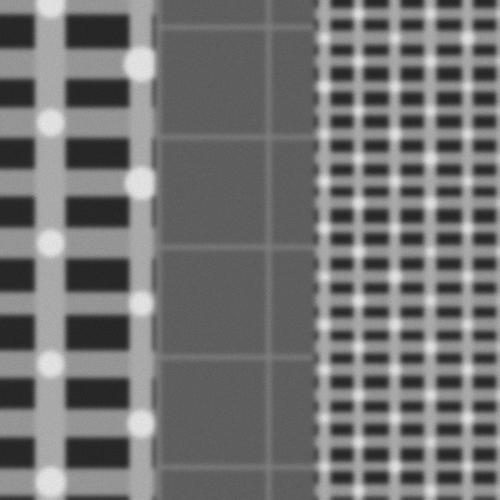
#> input picture data/sample_001/reference.png, 1000 x 1000 px (shown at 1/2 size)
$ python baseline_v5_2.py ../data/sample_001/reference.png ../data/sample_001/search.png   (older library calls are emulated)
#> lines starting #> are read from the running program, lines starting #| are printed output that depends on the picture
import sys
import cv2
import numpy as np


# ============================================================
# DRIFT-SENSE V5.2
# SPATIALLY-AWARE CANDIDATE RERANKING
# ============================================================

TEMPLATE_SIZE = 100

# Number of candidates generated by template matching
TOP_K = 30

# Larger context used for neighborhood verification
CONTEXT_SIZE = 300

# V5 score weights
GRAY_WEIGHT = 0.45
EDGE_WEIGHT = 0.20
GRADIENT_WEIGHT = 0.35

# Neighborhood contribution
NEIGHBOR_WEIGHT = 0.25

# Final score:
#
# final = V5_score * (1 - NEIGHBOR_WEIGHT)
#         + neighborhood_score * NEIGHBOR_WEIGHT
#
# This keeps V5 as the main signal while adding
# spatial/context information.


# ============================================================
# IMAGE FEATURES
# ============================================================

def make_edges(image):

    return cv2.Canny(
        image,
        50,
        150
    )


def make_gradient(image):

    gx = cv2.Sobel(
        image,
        cv2.CV_32F,
        1,
        0,
        ksize=3
    )

    gy = cv2.Sobel(
        image,
        cv2.CV_32F,
        0,
        1,
        ksize=3
    )

    magnitude = cv2.magnitude(
        gx,
        gy
    )

    magnitude = cv2.normalize(
        magnitude,
        None,
        0,
        255,
        cv2.NORM_MINMAX
    )

    return magnitude.astype(
        np.uint8
    )


# ============================================================
# NORMALIZED CORRELATION
# ============================================================

def correlation(template, patch):

    if template.shape != patch.shape:

        return -1.0

    template_f = (
        template.astype(
            np.float32
        )
    )

    patch_f = (
        patch.astype(
            np.float32
        )
    )

    template_f -= np.mean(
        template_f
    )

    patch_f -= np.mean(
        patch_f
    )

    denominator = (
        np.linalg.norm(template_f)
        *
        np.linalg.norm(patch_f)
    )

    if denominator < 1e-8:

        return 0.0

    value = (
        np.sum(
            template_f * patch_f
        )
        /
        denominator
    )

    return float(
        np.clip(
            value,
            -1.0,
            1.0
        )
    )


# ============================================================
# TOP CANDIDATES
# ============================================================

def get_top_candidates(
    response,
    top_k=TOP_K
):

    candidates = []

    kernel_size = 25

    kernel = np.ones(
        (
            kernel_size,
            kernel_size
        ),
        np.uint8
    )

    local_max = cv2.dilate(
        response,
        kernel
    )

    mask = (
        response >=
        local_max - 1e-6
    )

    ys, xs = np.where(
        mask
    )

    points = []

    for y, x in zip(ys, xs):

        points.append(
            (
                float(response[y, x]),
                int(x),
                int(y)
            )
        )

    points.sort(
        key=lambda item: item[0],
        reverse=True
    )

    for score, x, y in points:

        # Keep candidates spatially separated.
        too_close = False

        for _, old_x, old_y in candidates:

            distance = np.sqrt(
                (x - old_x) ** 2
                +
                (y - old_y) ** 2
            )

            if distance < 25:

                too_close = True
                break

        if too_close:
            continue

        candidates.append(
            (
                score,
                x,
                y
            )
        )

        if len(candidates) >= top_k:
            break

    return candidates


# ============================================================
# PATCH EXTRACTION
# ============================================================

def extract_center_patch(
    image,
    center_x,
    center_y,
    size
):

    half = size // 2

    x1 = int(
        round(center_x)
        - half
    )

    y1 = int(
        round(center_y)
        - half
    )

    x2 = x1 + size
    y2 = y1 + size

    if (
        x1 < 0
        or y1 < 0
        or x2 > image.shape[1]
        or y2 > image.shape[0]
    ):

        return None

    return image[
        y1:y2,
        x1:x2
    ]


# ============================================================
# NEIGHBORHOOD SCORE
# ============================================================

def neighborhood_score(
    reference,
    search,
    center_x,
    center_y
):

    # Reference context is centered at the
    # center of the reference image.

    ref_center_x = (
        reference.shape[1] / 2.0
    )

    ref_center_y = (
        reference.shape[0] / 2.0
    )

    reference_patch = extract_center_patch(
        reference,
        ref_center_x,
        ref_center_y,
        CONTEXT_SIZE
    )

    search_patch = extract_center_patch(
        search,
        center_x,
        center_y,
        CONTEXT_SIZE
    )

    if (
        reference_patch is None
        or
        search_patch is None
    ):

        return 0.0

    # Resize reference context if required.
    if (
        reference_patch.shape
        != search_patch.shape
    ):

        reference_patch = cv2.resize(
            reference_patch,
            (
                search_patch.shape[1],
                search_patch.shape[0]
            ),
            interpolation=cv2.INTER_AREA
        )

    # --------------------------------------------------------
    # Gray context similarity
    # --------------------------------------------------------

    gray_score = (
        correlation(
            reference_patch,
            search_patch
        )
    )

    gray_score = (
        gray_score + 1.0
    ) / 2.0

    # --------------------------------------------------------
    # Edge context similarity
    # --------------------------------------------------------

    ref_edges = make_edges(
        reference_patch
    )

    search_edges = make_edges(
        search_patch
    )

    edge_score = (
        correlation(
            ref_edges,
            search_edges
        )
    )

    edge_score = (
        edge_score + 1.0
    ) / 2.0

    # --------------------------------------------------------
    # Gradient context similarity
    # --------------------------------------------------------

    ref_gradient = make_gradient(
        reference_patch
    )

    search_gradient = make_gradient(
        search_patch
    )

    gradient_score = (
        correlation(
            ref_gradient,
            search_gradient
        )
    )

    gradient_score = (
        gradient_score + 1.0
    ) / 2.0

    # --------------------------------------------------------
    # Combined neighborhood score
    # --------------------------------------------------------

    score = (
        0.40 * gray_score
        +
        0.20 * edge_score
        +
        0.40 * gradient_score
    )

    return float(
        np.clip(
            score,
            0.0,
            1.0
        )
    )


# ============================================================
# V5.2 LOCAL CANDIDATE SCORE
# ============================================================

def evaluate_candidate(
    reference,
    search,
    template,
    template_edges,
    template_gradient,
    x,
    y,
    gray_score
):

    center_x = (
        x + TEMPLATE_SIZE / 2.0
    )

    center_y = (
        y + TEMPLATE_SIZE / 2.0
    )

    # --------------------------------------------------------
    # Extract 100x100 candidate
    # --------------------------------------------------------

    patch = search[
        y:y + TEMPLATE_SIZE,
        x:x + TEMPLATE_SIZE
    ]

    if (
        patch.shape
        != template.shape
    ):

        return None

    # --------------------------------------------------------
    # Edge score
    # --------------------------------------------------------

    patch_edges = make_edges(
        patch
    )

    edge_score = correlation(
        template_edges,
        patch_edges
    )

    edge_score = (
        edge_score + 1.0
    ) / 2.0

    # --------------------------------------------------------
    # Gradient score
    # --------------------------------------------------------

    patch_gradient = make_gradient(
        patch
    )

    gradient_score = correlation(
        template_gradient,
        patch_gradient
    )

    gradient_score = (
        gradient_score + 1.0
    ) / 2.0

    # --------------------------------------------------------
    # Original V5 combined score
    # --------------------------------------------------------

    v5_score = (
        GRAY_WEIGHT * gray_score
        +
        EDGE_WEIGHT * edge_score
        +
        GRADIENT_WEIGHT * gradient_score
    )

    # --------------------------------------------------------
    # NEW V5.2 neighborhood score
    # --------------------------------------------------------

    neighbor_score = neighborhood_score(
        reference,
        search,
        center_x,
        center_y
    )

    # --------------------------------------------------------
    # Final V5.2 score
    # --------------------------------------------------------

    final_score = (
        (1.0 - NEIGHBOR_WEIGHT)
        * v5_score
        +
        NEIGHBOR_WEIGHT
        * neighbor_score
    )

    return {
        "x": x,
        "y": y,
        "center_x": center_x,
        "center_y": center_y,
        "gray": gray_score,
        "edge": edge_score,
        "gradient": gradient_score,
        "v5_score": v5_score,
        "neighborhood": neighbor_score,
        "final_score": final_score
    }


# ============================================================
# MAIN V5.2 LOCALIZER
# ============================================================

def run_v5_2(
    reference_path,
    search_path
):

#> called with reference_path = '../data/sample_001/reference.png', search_path = '../data/sample_001/search.png'
    reference = cv2.imread(
        reference_path,
        cv2.IMREAD_GRAYSCALE
    )
#> reference is the input picture: shape (1000, 1000); min 28, max 245, mean 114.6

    search = cv2.imread(
        search_path,
        cv2.IMREAD_GRAYSCALE
    )
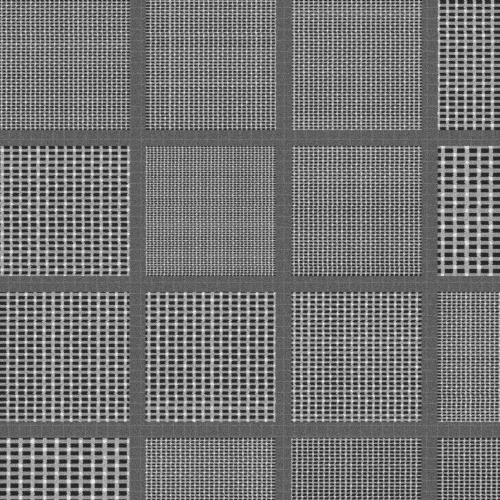
#> input picture data/sample_001/search.png, 1000 x 1000 px (shown at 1/2 size)
#> search is the input picture: shape (1000, 1000); min 6, max 255, mean 116.6

    if reference is None:

        raise FileNotFoundError(
            f"Could not read reference image: "
            f"{reference_path}"
        )

    if search is None:

        raise FileNotFoundError(
            f"Could not read search image: "
            f"{search_path}"
        )

    # ========================================================
    # TEMPLATE
    # ========================================================

    template = cv2.resize(
        reference,
        (
            TEMPLATE_SIZE,
            TEMPLATE_SIZE
        ),
        interpolation=cv2.INTER_AREA
    )

    template_edges = make_edges(
        template
    )
#> in make_edges, `return cv2.Canny( image, 50, 150 )`:
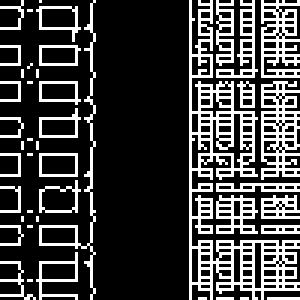
#> returned value: shape (100, 100) (shown 3 times larger); 24.5% white in thin lines or dots

    template_gradient = make_gradient(
        template
    )
#> in make_gradient, `magnitude = cv2.magnitude( gx, gy )`:
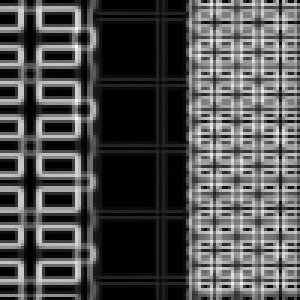
#> magnitude: shape (100, 100) float32 (shown 3 times larger); min 0, max 529, mean 163.4; drawn with min black and max white

    # ========================================================
    # ORIGINAL V5 TEMPLATE MATCHING
    # ========================================================

    response = cv2.matchTemplate(
        search,
        template,
        cv2.TM_CCOEFF_NORMED
    )
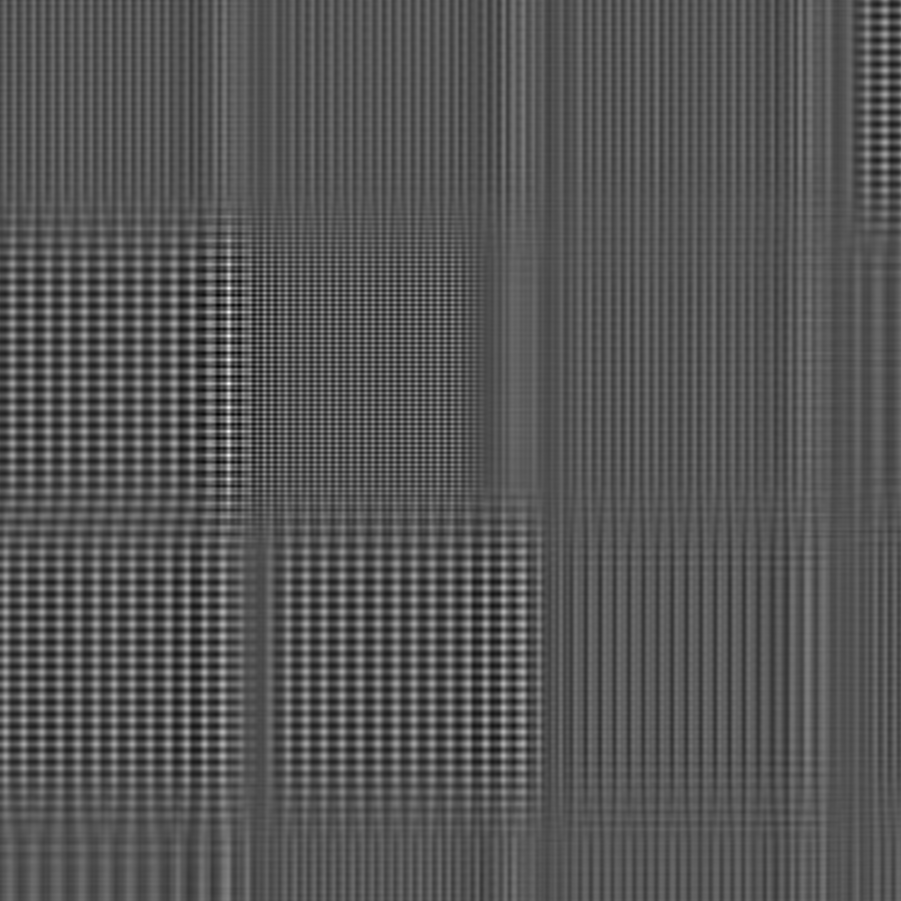
#> response: shape (901, 901) float32; min -0.459, max 0.907, mean -3.16e-05; drawn with min black and max white

    candidates = get_top_candidates(
        response,
        TOP_K
    )
#> in get_top_candidates, `local_max = cv2.dilate( response, kernel )`:
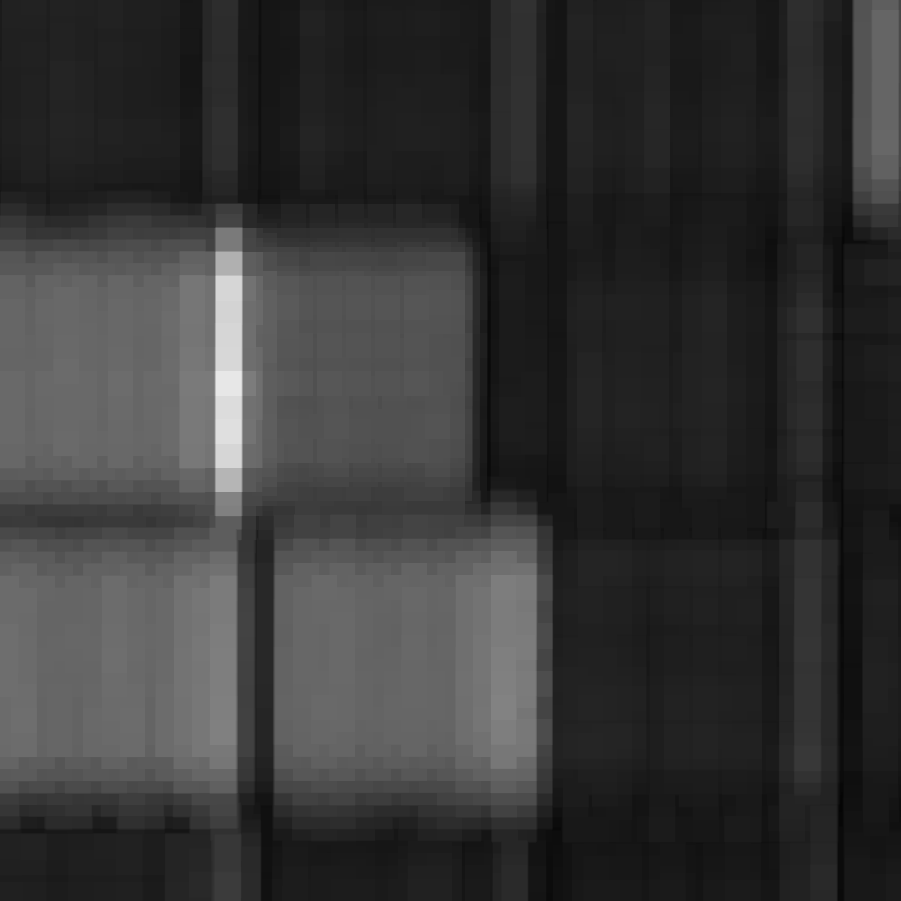
#> local_max: shape (901, 901) float32; min 0.0204, max 0.907, mean 0.216
#> in get_top_candidates, `mask = ( response >= local_max - 1e-6 )`:
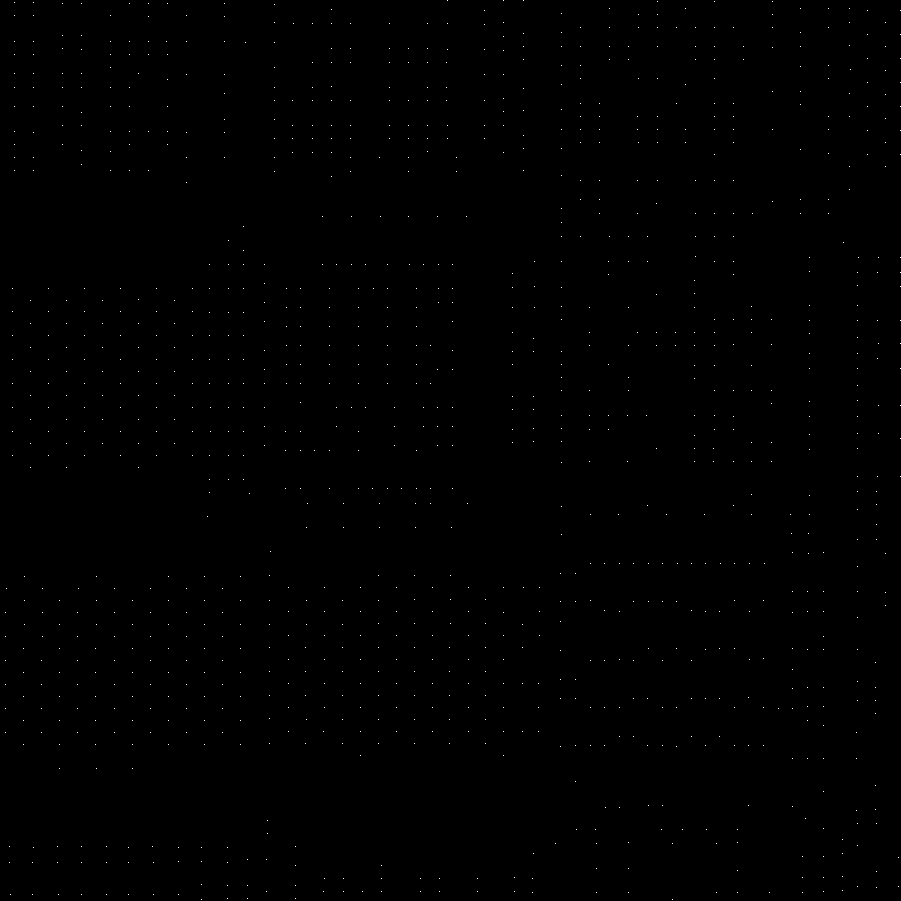
#> mask: shape (901, 901) bool; 0.15% white in thin lines or dots
#> in get_top_candidates, `ys, xs = np.where( mask )`: ys = 1189 values from 0 to 899; xs = 1189 values, max 900 at index 23, min 5 at index 825, mean 445.6
#> the loop in get_top_candidates, `for y, x in zip(ys, xs): ` made 1189 passes
#> (y, x) on passes 1 to 3: (0, 447), (0, 503), (0, 523)
#> after the loop in get_top_candidates, `for y, x in zip(ys, xs):`: points = 1189 items, first 6: (0.104, 447, 0), (0.168, 503, 0), (0.196, 523, 0), (0.136, 657, 1), (0.108, 714, 1), (0.0874, 772, 1)
#> the loop in get_top_candidates, `for score, x, y in points:` made 75 passes
#> (score, x, y) on passes 1 to 8: (0.907, 228, 383), (0.878, 228, 431), (0.865, 228, 407), (0.847, 228, 359), (0.842, 228, 455), (0.84, 228, 335), (0.84, 228, 288), (0.83, 228, 312)
#> after the loop in get_top_candidates, `for score, x, y in points:`: candidates = 30 items, first 6: (0.907, 228, 383), (0.878, 228, 431), (0.84, 228, 335), (0.84, 228, 288), (0.71, 228, 479), (0.513, 503, 707)

    if len(candidates) == 0:

        raise RuntimeError(
            "No candidates found."
        )

    # ========================================================
    # EVALUATE ALL CANDIDATES
    # ========================================================

    evaluated = []

    for rank, (
        gray_score,
        x,
        y
    ) in enumerate(
        candidates,
        start=1
    ):

        result = evaluate_candidate(
            reference,
            search,
            template,
            template_edges,
            template_gradient,
            x,
            y,
            gray_score
        )

        if result is None:
            continue

        result["rank"] = rank

        evaluated.append(
            result
        )
#> this loop made 30 passes
#> (x, y, center_x in evaluate_candidate, center_y in evaluate_candidate) on passes 1 to 8: (228, 383, 278, 433), (228, 431, 278, 481), (228, 335, 278, 385), (228, 288, 278, 338), (228, 479, 278, 529), (503, 707, 553, 757), (222, 732, 272, 782), (503, 659, 553, 709)
#> pass 1, in evaluate_candidate, `patch_edges = make_edges( patch )`:
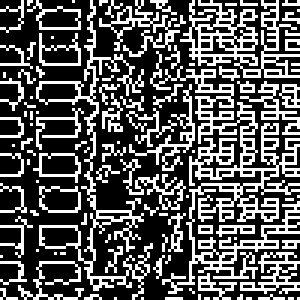
#> patch_edges: shape (100, 100) (shown 3 times larger); 34.1% white in thin lines or dots

    if not evaluated:

        raise RuntimeError(
            "Candidate evaluation failed."
        )

    # ========================================================
    # BEST CANDIDATE
    # ========================================================

    best = max(
        evaluated,
        key=lambda item:
        item["final_score"]
    )

    # Original V5 winner
    v5_best = max(
        evaluated,
        key=lambda item:
        item["v5_score"]
    )

    # ========================================================
    # OUTPUT
    # ========================================================

    print()
    print("=" * 85)
    print(
        "DRIFT-SENSE V5.2 - "
        "SPATIALLY-AWARE RERANKING"
    )
    print("=" * 85)

    print(
        f"Reference size : "
        f"{reference.shape[1]} x "
        f"{reference.shape[0]}"
    )
#| Reference size : 1000 x 1000

    print(
        f"Search size    : "
        f"{search.shape[1]} x "
        f"{search.shape[0]}"
    )
#| Search size    : 1000 x 1000

    print(
        f"Template size  : "
        f"{TEMPLATE_SIZE} x "
        f"{TEMPLATE_SIZE}"
    )

    print(
        f"Candidates     : "
        f"{len(evaluated)}"
    )
#| Candidates     : 30

    print()

    print(
        "Rank  X       Y       "
        "V5      Neighbor  Final"
    )

    print("-" * 85)

    display_candidates = sorted(
        evaluated,
        key=lambda item:
        item["final_score"],
        reverse=True
    )

    for rank, item in enumerate(
        display_candidates[:15],
        start=1
    ):

        print(
            f"{rank:<5}"
            f"{item['center_x']:<8.2f}"
            f"{item['center_y']:<8.2f}"
            f"{item['v5_score']:<8.4f}"
            f"{item['neighborhood']:<10.4f}"
            f"{item['final_score']:.4f}"
        )
#> this loop made 15 passes
#| 1    278.00  433.00  0.8842  0.5157    0.7921
#| 2    278.00  481.00  0.8493  0.5209    0.7672
#| 3    278.00  338.00  0.8250  0.5154    0.7476
#| 4    278.00  385.00  0.8128  0.5177    0.7390
#| 5    278.00  529.00  0.7276  0.5192    0.6755
#> (further printed lines are left out)

    print()
    print("=" * 85)

    print(
        "ORIGINAL V5 WINNER"
    )

    print(
        f"Center          : "
        f"({v5_best['center_x']:.2f}, "
        f"{v5_best['center_y']:.2f})"
    )
#| Center          : (278.00, 433.00)

    print(
        f"V5 score        : "
        f"{v5_best['v5_score']:.4f}"
    )
#| V5 score        : 0.8842

    print(
        f"Neighborhood    : "
        f"{v5_best['neighborhood']:.4f}"
    )
#| Neighborhood    : 0.5157

    print()

    print(
        "V5.2 WINNER"
    )

    print(
        f"Center          : "
        f"({best['center_x']:.2f}, "
        f"{best['center_y']:.2f})"
    )
#| Center          : (278.00, 433.00)

    print(
        f"V5 score        : "
        f"{best['v5_score']:.4f}"
    )
#| V5 score        : 0.8842

    print(
        f"Neighborhood    : "
        f"{best['neighborhood']:.4f}"
    )
#| Neighborhood    : 0.5157

    print(
        f"Final score     : "
        f"{best['final_score']:.4f}"
    )
#| Final score     : 0.7921

    print("=" * 85)

    # IMPORTANT:
    # Return a dictionary so the evaluation pipeline
    # can directly consume V5.2.

    return {
        "x": best["center_x"],
        "y": best["center_y"],
        "score": best["final_score"],
        "v5_score": best["v5_score"],
        "neighborhood_score":
            best["neighborhood"],
        "v5_x": v5_best["center_x"],
        "v5_y": v5_best["center_y"],
        "v5_original_score":
            v5_best["v5_score"],
        "candidates": evaluated
    }


# ============================================================
# COMMAND LINE
# ============================================================

if __name__ == "__main__":

    if len(sys.argv) != 3:

        print(
            "Usage:"
        )

        print(
            "python "
            "localization\\baseline_v5_2.py "
            "<reference.png> "
            "<search.png>"
        )

        sys.exit(1)

    result = run_v5_2(
        sys.argv[1],
        sys.argv[2]
    )

    print()
    print(
        f"Final predicted center : "
        f"({result['x']:.2f}, "
        f"{result['y']:.2f})"
    )
#| Final predicted center : (278.00, 433.00)
